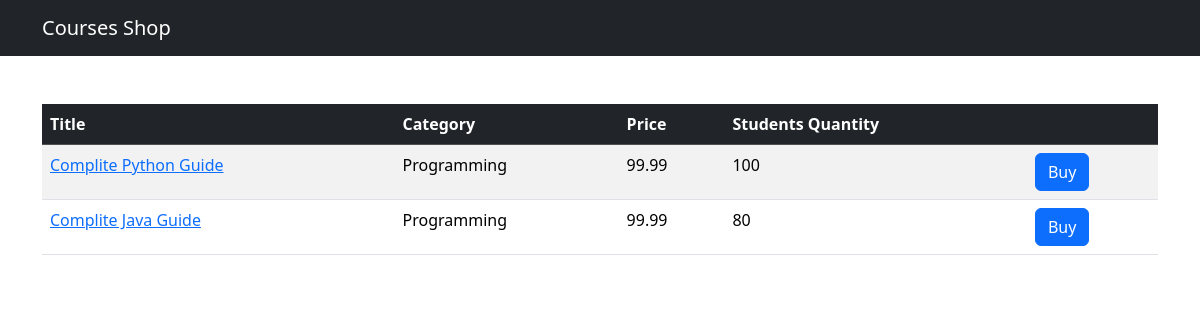
/shop/, run on an earlier commit of the app's database.
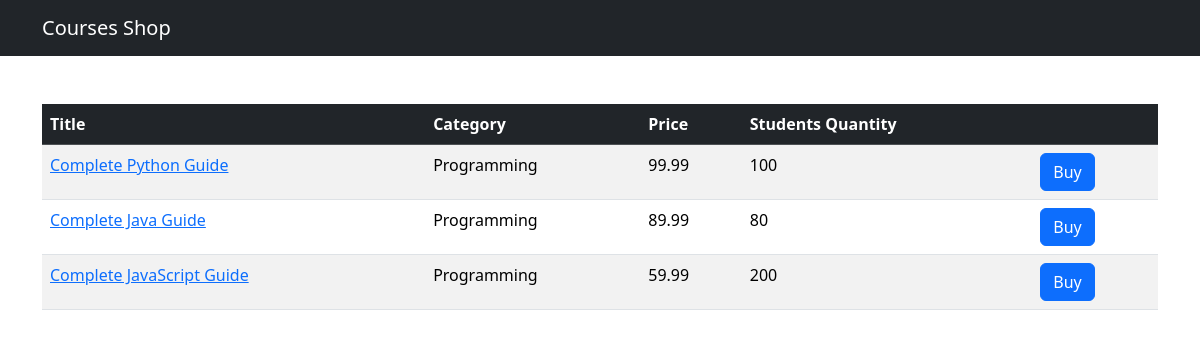
And on a later commit of the database.
### shop/models.py (models this page shows, shortened)
class Course(models.Model):
    title = models.CharField(max_length=300)
    price = models.FloatField()
    students_qty = models.IntegerField()
    reviews_qty = models.IntegerField()
    category = models.ForeignKey(Category, on_delete=models.CASCADE)
    created_at = models.DateTimeField(default=timezone.now)

class Category(models.Model):
    title = models.CharField(max_length=255)
    created_at = models.DateTimeField(default=timezone.now)
    def __str__(self):
        return self.title

### shop/views.py (the view)
# urls.py: path('', views.index, name='index'),
def index(request):
    courses = Course.objects.all()
    return render(request, 'shop/courses.html', {'courses': courses})

### templates/shop/courses.html (shortened to what this page needs)
{% extends 'base.html' %}
{% block content %}
<table class="table mt-5 tab le-boarded table-striped table-hover">
    <thead class="table-dark">
        <tr>
            <th>Title</th>
            <th>Category</th>
            <th>Price</th>
            <th>Students Quantity</th>
            <th></th>
        </tr>
    </thead>
    <tbody>
        {% for course in courses %}
        <tr>
            <td>
                <a href={% url "shop:single_course" course.id %}>{{ course.title }}</a>
            </td>
            <td>{{ course.category }}</td>
            <td>{{ course.price }}</td>
            <td>{{  course.students_qty }}</td>
            <td><button class="btn btn-primary">Buy</button></td>
        </tr>
        {% endfor %}
    </tbody>
</table>
{% endblock %}

What changed in the data, as far as the page shows it:
changed Course: title "Complite Python Guide" → "Complete Python Guide"
changed Course: title "Complite Java Guide" → "Complete Java Guide"; price "99.99" → "89.99"
added Course: title "Complete JavaScript Guide", category "Programming", price "59.99", students_qty "200"
